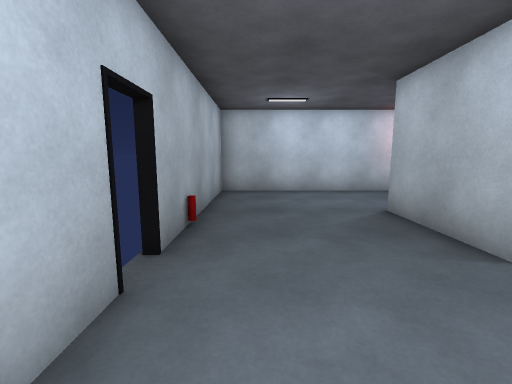
view 1 (above)

15 first-person views from a walk through a Unity game level. The camera is 1.4 m above the floor, tilts 8° down and sees 90° across. Doors are open. The floor is counted in squares, 1 m on a side. Each view is taken from the middle of a square. On the plan, view 1 faces up. The plan holds only what a view shows up to about 13 squares ahead; the rest is blank. The player is left out.

view 2
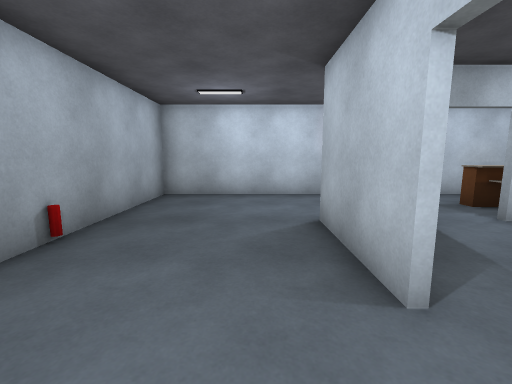

view 3
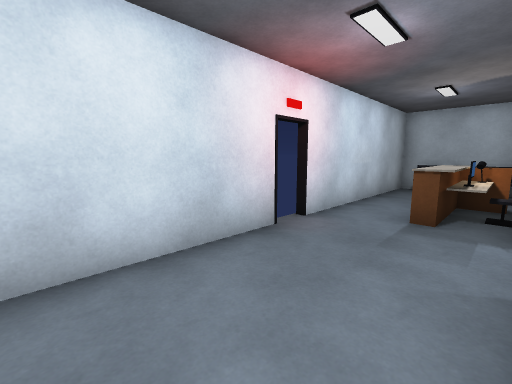

view 4
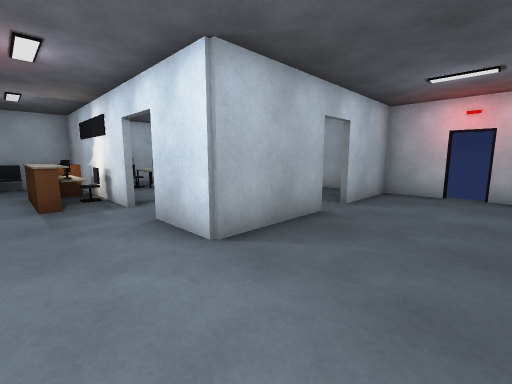

view 5
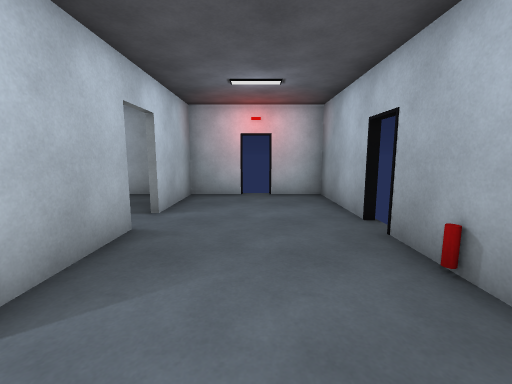

view 6
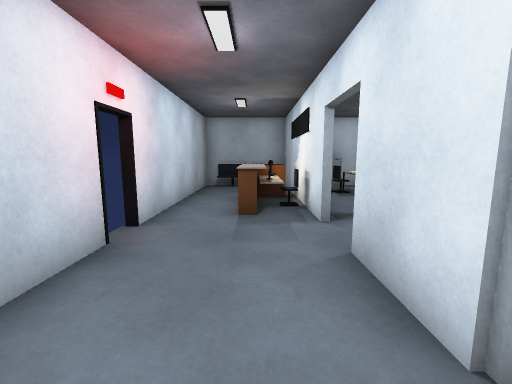

view 7
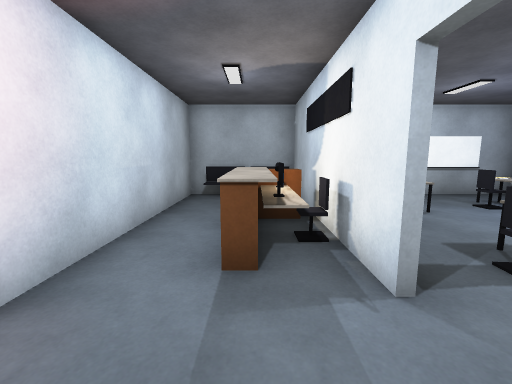

view 8
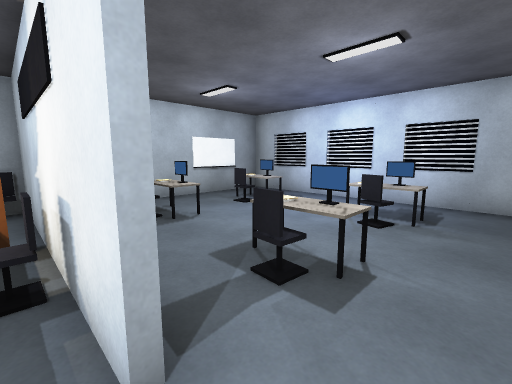

view 9
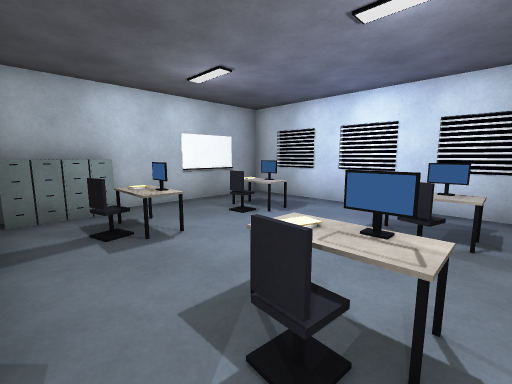

view 10
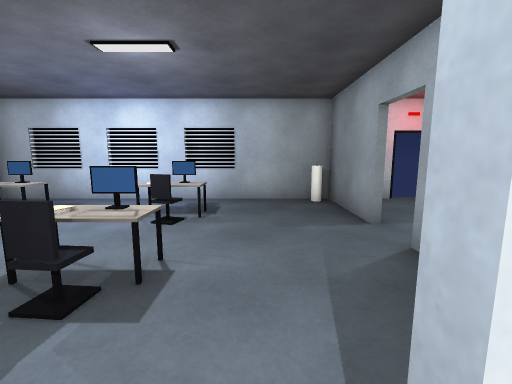

view 11
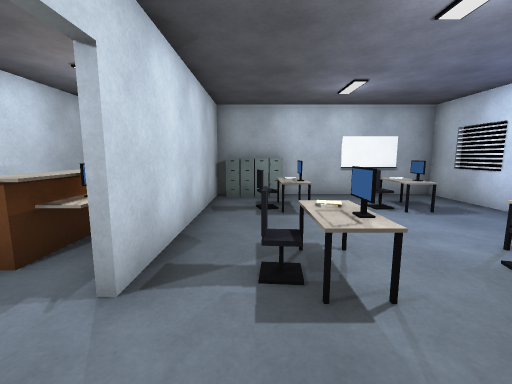

view 12
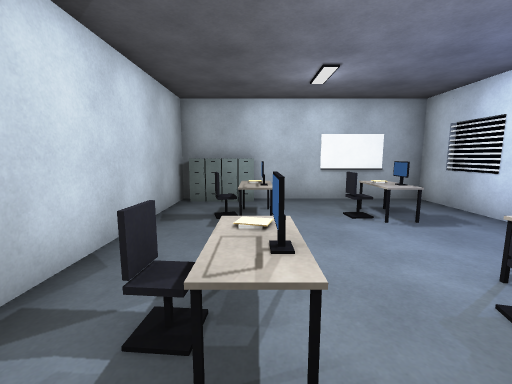

view 13
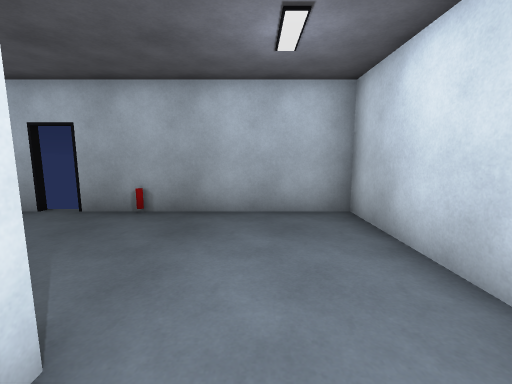

view 14
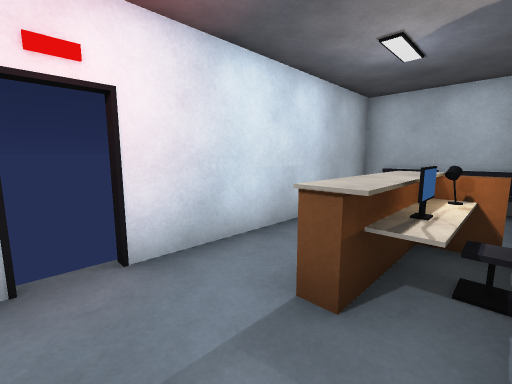

view 15
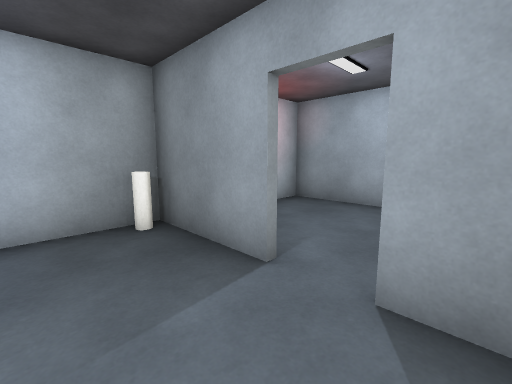

### Floor plan
Points are (right, up) in squares from view 1. A wall is a line through its corners. A room is listed if a view was taken in it or the views show most of it. See-through windows are left out.
Room 1 (views 1, 2, 3, 4, 5, 6, 7, 8, 10, 13, 14)
walls: (7.4, 6.6) (10.5, 6.6); (3.4, 3.1) (3.4, 6.6) (5.6, 6.6); (6.1, 10.4) (-1.4, 10.4) (-1.4, 3.5); (9.4, 7.7) (8, 7.7) (8, 8.4) (9.4, 8.4); (9.5, 8) (8, 8); (-1.4, 2.6) (-1.4, -1.4) (0.5, -1.4); (11.6, 6.6) (14.5, 6.6); (3.4, -1.5) (3.4, 1.9); (1.4, -1.4) (3.4, -1.4); (14.4, 6.5) (14.4, 10.4) (7, 10.4)
low walls: (8.3, 7.4) (8.3, 8); (13.7, 8.4) (13.7, 9.5)
ways out: opening at (6.5, 6) to room 2; gap at (4, 2.5) to room 2; open door at (-1.5, 3); open door at (1, -1.5); open door at (6.5, 10.5)
objects: other object (-1, 5); other object (9, 7); other object (10, 8); other object (11, 7)
Room 2 (views 9, 11, 12, 15)
walls: (9.2, -1.6) (10.9, -1.6); (6.6, -1.6) (8.4, -1.6); (11.8, -1.6) (13.4, -1.6); (3.6, 1.9) (3.6, -0.5); (3.6, 4.1) (3.6, 3.1); (13.5, 6.4) (7.4, 6.4); (3.4, -1.4) (14.4, -1.4) (14.4, 6.5)
ways out: opening at (6.5, 6) to room 1; gap at (4, 2.5) to room 1
objects: other object (4, -1); other object (7, 1) to (9, 1); other object (7, 4) to (9, 4); other object (8, 2); other object (8, 5); other object (11, 1); other object (11, 4) to (13, 4); other object (12, 5); other object (14, 4); other object (14, 5); other object (14, 6)

Where each view was taken, in squares from view 1:
view 1: 0 up, 0 right, facing up
view 2: 1 up, 2 right, facing up
view 3: 7 up, 2 right, facing up-right
view 4: 9 up, 0 right, facing down-right
view 5: 8 up, 1 right, facing down
view 6: 8 up, 2 right, facing right
view 7: 8 up, 5 right, facing right
view 8: 7 up, 6 right, facing down-right
view 9: 6 up, 7 right, facing down-right
view 10: 7 up, 6 right, facing down
view 11: 5 up, 5 right, facing right
view 12: 4 up, 6 right, facing right
view 13: 8 up, 5 right, facing left
view 14: 7 up, 6 right, facing up-right
view 15: 4 up, 6 right, facing down-left
